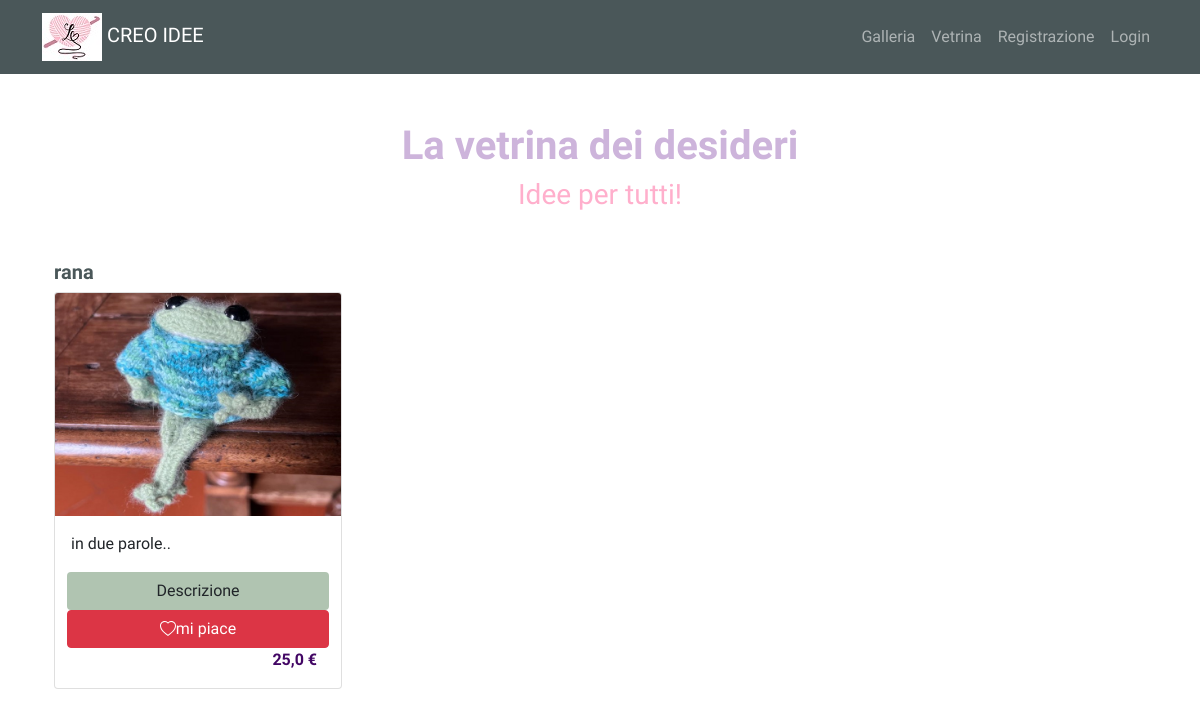
Page /vetrina/articoli/ on the committed database.
### vetrina/models.py (models this page shows, shortened)
class Oggetto(models.Model):
    nome = models.CharField(max_length=50)
    foto = models.ImageField()
    codart = models.CharField(max_length=8)
    descrizione = models.TextField()
    prezzo = models.FloatField()
    class Meta:
        verbose_name = "Oggetto"
        verbose_name_plural = "Oggetti"

### vetrina/views.py (the view)
# urls.py: path('articoli/', views.VisualizzaArticolo.as_view(), name='view_art'),
class VisualizzaArticolo(ListView):
    queryset = Oggetto.objects.all()
    template_name = "vetrina/lista_articoli.html"
    context_object_name = "lista_articoli"

### vetrina/templates/vetrina/lista_articoli.html (shortened to what this page needs)
{% extends 'base.html' %}
{% block content %}
    <div class="container my-5 text-center" style="max-width:580px">
        <h1 style="color: #cdb4db "><strong>La vetrina dei desideri</strong></h1>
        <div class="container text-center"><h3 style="color: #FFAFCC; size: 50px; ">Idee per tutti!</h3></div>
    </div>
    <div class="container">
    <div class="row">
{% for oggetto in lista_articoli %}
        <div class="col-sm">
            <div class="head_title"><h5 class="card-title" style="color: #4a5759;"><strong>{{ oggetto.nome }}</strong></h5></div>
            <div class="card mb-3" style="width: 18rem;">
                <img src="{{oggetto.foto.url}}" class="card-img-top" alt="...">
                <div class="card-body">
                    <p class="card-text">in due parole..</p>
                </div>
                <div class="container">
                    <div class="row">
                    <a href="{% url 'articolo_view' pk=oggetto.pk %}" class="btn " style="background-color: #b0c4b1;">Descrizione</a>
                    <a href="{% url 'contact_view' %}" type="button" class="btn btn-danger" >mi piace</a>
                    <p style="text-align: right; color: #420664 "><strong> {{ oggetto.prezzo }} €</strong></p>
                    </div>
                </div>
            </div>
        </div>
{% endfor %}
    </div>
    </div>
        {% endblock content %}

### static-storage/CSS/nice.css (style rules this page uses)
body { font-family: 'Aclonica', sans-serif; }

### rows in the picture
Oggetto: nome "rana", foto (picture), prezzo "25,0"
